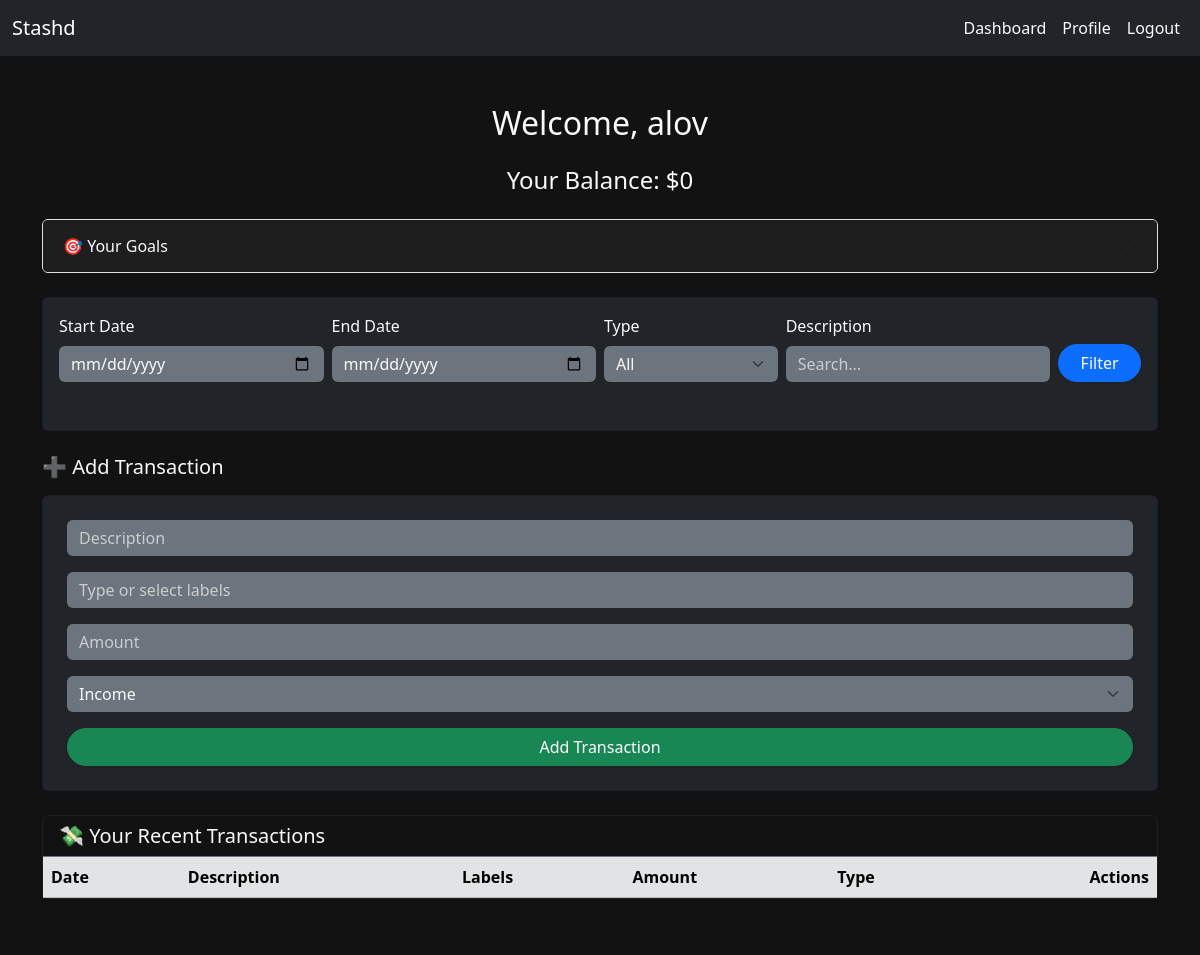
The page /dashboard (signed in) on the database as committed earlier.
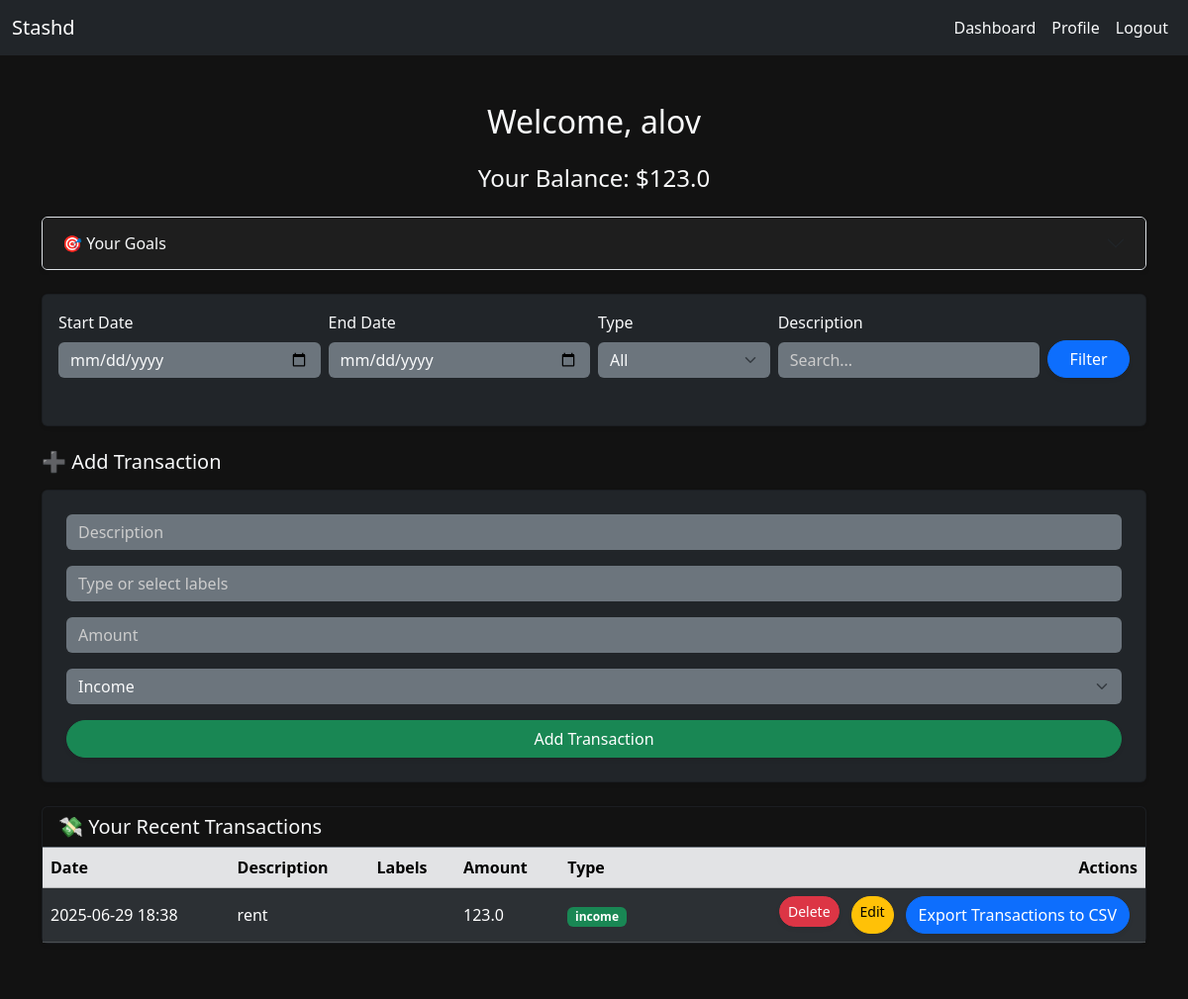
The same page on the database as committed later.
### app.py (models this page shows)
class User(db.Model, UserMixin):
    id = db.Column(db.Integer, primary_key=True)
    username = db.Column(db.String(50), unique=True, nullable=False)
    email = db.Column(db.String(120), unique=True, nullable=False)
    password = db.Column(db.String(120), nullable=False)
    date_joined = db.Column(db.DateTime, default=datetime.now())

class Transaction(db.Model):
    id = db.Column(db.Integer, primary_key=True)
    user_id = db.Column(db.Integer, db.ForeignKey("user.id"), nullable=False)
    date = db.Column(db.DateTime, default=datetime.now())
    description = db.Column(db.String(100), nullable=False)
    amount = db.Column(db.Float, nullable=False)
    type = db.Column(db.String(10), nullable=False)
    labels = db.relationship("Label", secondary=transaction_labels, backref="transactions")

### app.py (the view, shortened to what this page needs)
@app.route("/dashboard", methods=["POST", "GET"])
@login_required
@limiter.limit("20 per minute")
def dashboard():
    query = Transaction.query.filter_by(user_id=current_user.id)
    start_date = request.args.get("start_date")
    end_date = request.args.get("end_date")
    ttype = request.args.get("type")
    search = request.args.get("query")
    if start_date:
        query = query.filter(Transaction.date >= start_date)
    if end_date:
        query = query.filter(Transaction.date <= end_date)
    if ttype:
        query = query.filter(Transaction.type == ttype)
    if search:
        query = query.filter(Transaction.description.ilike(f"%{search.strip().lower()}%"))
    transactions = query.order_by(Transaction.date.desc()).all()
    balance = sum(t.amount if t.type == "income" else -t.amount for t in transactions)
    goals = Goal.query.filter_by(user_id=current_user.id).all()
    for goal in goals:
        goal.progress = round((goal.saved_amount / goal.target_amount) * 100, 1) if goal.target_amount > 0 else 0
    user_labels = Label.query.filter_by(user_id=current_user.id).all()
    return render_template("dashboard.html", transactions=transactions, balance=balance, goals=goals, user_labels=user_labels)

### app.py (called while the page is built)
@app.before_request
def warm_db():
    if request.endpoint in ('static', None) or request.path == '/favicon.ico':
        return
    try:
        db.session.execute(text("SELECT 1"))
    except OperationalError:
        app.logger.warning("Database is waking up or unreachable")

@login_manager.user_loader
def load_user(user_id):
    return db.session.get(User, int(user_id))

### templates/dashboard.html (shortened to what this page needs)
{% extends "layout.html" %}
{% block content %}
<h2 class="text-center mb-4">Welcome, {{ current_user.username }}</h2>
<h4 class="text-center mb-4">Your Balance: ${{ balance }}</h4>
<div class="accordion mb-4 shadow-sm" id="goalsAccordion">
    <div class="accordion-item bg-dark text-light">
        <h2 class="accordion-header" id="goalsHeading">
            <button class="accordion-button collapsed bg-dark text-light" type="button" data-bs-toggle="collapse" data-bs-target="#goalsCollapse" aria-expanded="false" aria-controls="goalsCollapse">
                🎯 Your Goals
            </button>
        </h2>
    </div>
</div>
<div class="card mb-4 p-3 shadow-sm bg-dark text-light">
    <form action="{{ url_for('dashboard') }}" method="get" class="row g-2 align-items-end">
        <div class="col-md-3">
            <label class="form-label">Start Date</label>
            <input type="date" name="start_date" class="form-control bg-secondary text-light border-0">
        </div>
        <div class="col-md-3">
            <label class="form-label">End Date</label>
            <input type="date" name="end_date" class="form-control bg-secondary text-light border-0">
        </div>
        <div class="col-md-2">
            <label class="form-label">Type</label>
            <select name="type" class="form-select bg-secondary text-light border-0">
                <option value="">All</option>
            </select>
        </div>
        <div class="col-md-3">
            <label class="form-label">Description</label>
            <input type="text" name="query" class="form-control bg-secondary text-light border-0" placeholder="Search...">
        </div>
        <div class="col-md-1 d-grid">
            <button type="submit" class="btn btn-primary rounded-pill shadow-sm">Filter</button>
        </div>
    </form>
</div>
{% if transaction %}
<h5 class="mb-3">✏️ Edit Transaction</h5>
<form action="{{ url_for('edit_transaction', tid=transaction.id) }}" method="post" class="mb-4 card p-4 bg-dark text-light shadow-sm">
    <div class="mb-3">
        <input type="text" name="description" class="form-control bg-secondary text-light border-0" placeholder="Description" value="{{ transaction.description }}" required>
    </div>
    <div class="mb-3">
        <input type="text" name="label" id="label-edit" class="form-control bg-secondary text-light border-0" placeholder="Type or select labels" value="{{ label_string }}" required>
    </div>
    <div class="mb-3">
        <input type="number" name="amount" step="0.01" class="form-control bg-secondary text-light border-0" placeholder="Amount" value="{{ transaction.amount }}" required>
    </div>
    <div class="mb-3">
        <select name="type" class="form-select bg-secondary text-light border-0" required>
            <option value="income" {% if transaction.type == 'income' %}selected{% endif %}>Income</option>
            <option value="expense" {% if transaction.type == 'expense' %}selected{% endif %}>Expense</option>
        </select>
    </div>
    <div class="d-flex gap-2">
        <button type="submit" class="btn btn-warning rounded-pill shadow-sm">Update Transaction</button>
        <a href="{{ url_for('dashboard') }}" class="btn btn-secondary rounded-pill shadow-sm">Cancel</a>
    </div>
</form>
{% else %}
<h5 class="mb-3">➕ Add Transaction</h5>
<form action="{{ url_for('add_transaction') }}" method="post" class="mb-4 card p-4 bg-dark text-light shadow-sm">
    <div class="mb-3">
        <input type="text" name="description" class="form-control bg-secondary text-light border-0" placeholder="Description" required>
    </div>
    <div class="mb-3">
        <input type="text" id="label-select" name="label" class="form-control bg-secondary text-light border-0" placeholder="Type or select labels" required>
    </div>
    <div class="mb-3">
        <input type="number" step="0.01" name="amount" class="form-control bg-secondary text-light border-0" placeholder="Amount" required>
    </div>
    <div class="mb-3">
        <select name="type" class="form-select bg-secondary text-light border-0" required>
            <option value="income">Income</option>
        </select>
    </div>
    <button type="submit" class="btn btn-success rounded-pill shadow-sm">Add Transaction</button>
</form>
{% endif %}
<div class="card shadow-sm bg-dark text-light mb-4">
    <div class="card-header border-secondary">
        <h5 class="mb-0">💸 Your Recent Transactions</h5>
    </div>
    <div class="table-responsive">
        <table class="table table-dark table-striped align-middle mb-0">
            <thead class="table-secondary text-dark">
                <tr>
                    <th>Date</th>
                    <th>Description</th>
                    <th>Labels</th>
                    <th>Amount</th>
                    <th>Type</th>
                    <th class="text-end">Actions</th>
                </tr>
            </thead>
            <tbody>
                {% for t in transactions %}
                <tr>
                    <td>{{ t.date.strftime('%Y-%m-%d %H:%M') }}</td>
                    <td>{{ t.description }}</td>
                    <td>
                    </td>
                    <td>{{ t.amount }}</td>
                    <td>
                        {% if t.type == 'income' %}
                        <span class="badge bg-success">{{ t.type }}</span>
                        {% else %}
                        <span class="badge bg-danger">{{ t.type }}</span>
                        {% endif %}
                    </td>
                    <td class="text-end">
                        <div class="d-inline-flex gap-1">
                            <form action="{{ url_for('delete_transaction', tid=t.id) }}" method="post" class="m-0">
                                <button class="btn btn-sm btn-danger rounded-pill shadow-sm">Delete</button>
                            </form>
                            <a href="{{ url_for('edit_transaction', tid=t.id) }}" class="btn btn-sm btn-warning rounded-pill shadow-sm">Edit</a>
                            <a href="{{ url_for('export_transaction') }}" class="btn btn-primary rounded-pill shadow-sm">Export Transactions to CSV</a>
                        </div>
                    </td>
                </tr>
                {% endfor %}
            </tbody>
        </table>
    </div>
</div>
{% endblock %}

### templates/layout.html (shortened to what this page needs)
<!DOCTYPE html>
<html lang="en">
<head>
    <link rel="stylesheet" href="static/styles.css">
    <link href="https://cdn.jsdelivr.net/npm/bootstrap@5.3.3/dist/css/bootstrap.min.css" rel="stylesheet">
    <link href="https://cdn.jsdelivr.net/npm/tom-select/dist/css/tom-select.bootstrap5.min.css" rel="stylesheet">
</head>
<body>
    <nav class="navbar navbar-expand-lg navbar-dark bg-dark">
        <div class="container-fluid">
            <a href="{{ url_for('home') }}" class="navbar-brand">Stashd</a>
            <div class="collapse navbar-collapse" id="navbarNav">
                <ul class="navbar-nav ms-auto">
                    {% if current_user.is_authenticated %}
                        <li class="nav-item">
                            <a href="{{ url_for('dashboard') }}" class="nav-link">Dashboard</a>
                        </li>
                        <li class="nav-item">
                            <a href="{{ url_for('profile') }}" class="nav-link">Profile</a>
                        </li>
                        <li class="nav-item">
                            <a href="{{ url_for('logout') }}" class="nav-link">Logout</a>
                        </li>
                    {% endif %}
                </ul>
            </div>
        </div>
    </nav>
    <div class="position-fixed bottom-0 end-0 p-3" id="toast-container" style="z-index: 9999;">
    </div>
    <div class="container mt-5">
        {% block content %}{% endblock %}
    </div>
</body>
</html>

### static/styles.css (style rules this page uses)
html, body { background-color: #121212 !important; color: #f8f9fa; font-family: 'Segoe UI', Tahoma, Geneva, Verdana, sans-serif; overflow-x: hidden; height: 100%; margin: 0; padding: 0; }
.container { background-color: #121212 !important; min-height: 100vh; padding-bottom: 2rem; }
.card { border: 1px solid #2c2c2c; border-radius: 0.5rem; }
.container, .card, .accordion, .accordion-item, .accordion-button, .table, .card-header, .card-body, .accordion-body { background-color: #121212 !important; color: #f8f9fa !important; }
.accordion-button.collapsed, .accordion-button:not(.collapsed), .accordion-item, .accordion-body { background-color: #1e1e1e !important; color: #f8f9fa !important; border-radius: 8px; }
.form-control, .form-select, input, select { background-color: #1e1e1e !important; color: #f8f9fa !important; border: 1px solid #444 !important; border-radius: 6px; padding: 0.5rem; }
.form-control::placeholder, .form-select::placeholder, input::placeholder { color: #cccccc !important; }
.form-label { color: #f8f9fa !important; margin-bottom: 0.25rem; }
.navbar-dark .navbar-nav .nav-link { color: #f8f9fa; transition: color 0.2s; }
.landing-hero, .btn { font-weight: 500; }
.table thead { background-color: #1f2937 !important; color: #f9fafb !important; }
section, .card, .accordion, form { margin-bottom: 2rem; }
.actions button, .actions a, .d-inline-flex .btn { margin-right: 0.5rem; }
#toast-container { z-index: 9999; }

Rows that differ between the two databases and show on the page:
added Transaction: date "2025-06-29 18:38", description "rent", amount "123.0", type "income"
Other text that changed with them:
{{ balance }}: "0" → "123.0"
